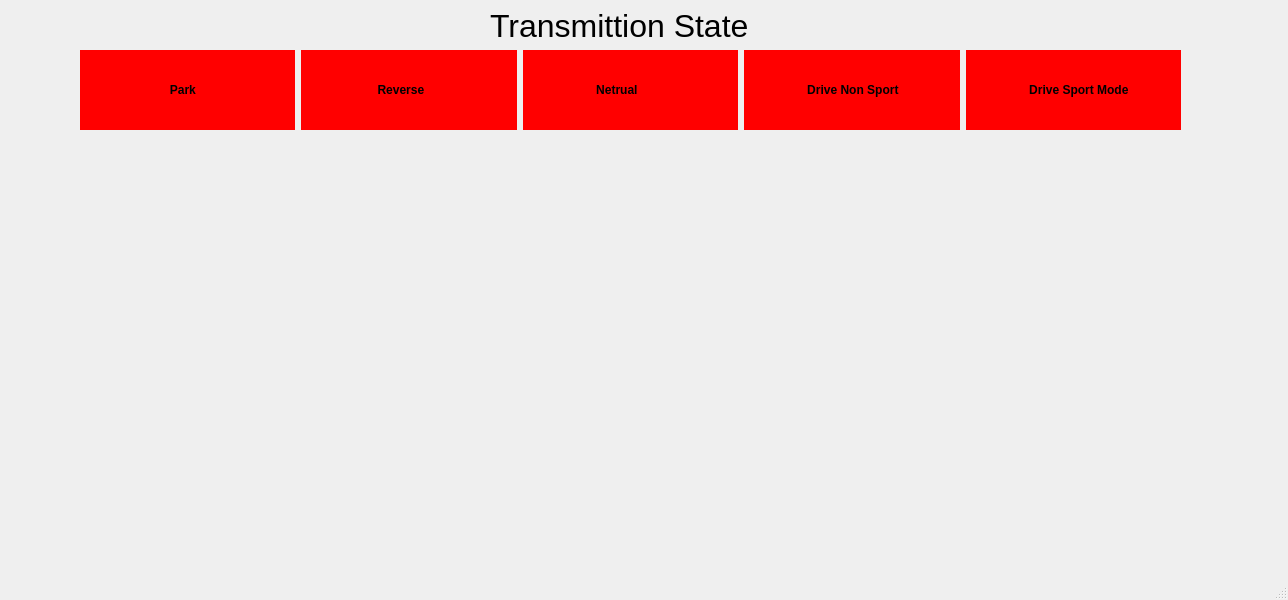
<?xml version="1.0" encoding="UTF-8"?>
<ui version="4.0">
 <class>MainWindow</class>
 <widget class="QMainWindow" name="MainWindow">
  <property name="geometry">
   <rect>
    <x>0</x>
    <y>0</y>
    <width>1288</width>
    <height>600</height>
   </rect>
  </property>
  <property name="windowTitle">
   <string>MainWindow</string>
  </property>
  <widget class="QWidget" name="centralwidget">
   <widget class="QWidget" name="horizontalLayoutWidget">
    <property name="geometry">
     <rect>
      <x>80</x>
      <y>50</y>
      <width>1101</width>
      <height>80</height>
     </rect>
    </property>
    <layout class="QHBoxLayout" name="gearLayout">
     <item>
      <widget class="QLabel" name="Park">
       <property name="font">
        <font>
         <weight>75</weight>
         <bold>true</bold>
        </font>
       </property>
       <property name="autoFillBackground">
        <bool>false</bool>
       </property>
       <property name="styleSheet">
        <string notr="true">background:red</string>
       </property>
       <property name="text">
        <string>                           Park</string>
       </property>
      </widget>
     </item>
     <item>
      <widget class="QLabel" name="Reverse">
       <property name="font">
        <font>
         <weight>75</weight>
         <bold>true</bold>
        </font>
       </property>
       <property name="styleSheet">
        <string notr="true">background:red;</string>
       </property>
       <property name="text">
        <string>                       Reverse</string>
       </property>
      </widget>
     </item>
     <item>
      <widget class="QLabel" name="Netrual">
       <property name="font">
        <font>
         <weight>75</weight>
         <bold>true</bold>
        </font>
       </property>
       <property name="styleSheet">
        <string notr="true">background:red;</string>
       </property>
       <property name="text">
        <string>                      Netrual</string>
       </property>
      </widget>
     </item>
     <item>
      <widget class="QLabel" name="Drive">
       <property name="font">
        <font>
         <weight>75</weight>
         <bold>true</bold>
        </font>
       </property>
       <property name="styleSheet">
        <string notr="true">background:red;</string>
       </property>
       <property name="text">
        <string>                   Drive Non Sport</string>
       </property>
      </widget>
     </item>
     <item>
      <widget class="QLabel" name="Sport">
       <property name="font">
        <font>
         <weight>75</weight>
         <bold>true</bold>
        </font>
       </property>
       <property name="styleSheet">
        <string notr="true">background:red;</string>
       </property>
       <property name="text">
        <string>                   Drive Sport Mode</string>
       </property>
      </widget>
     </item>
    </layout>
   </widget>
   <widget class="QLabel" name="label">
    <property name="geometry">
     <rect>
      <x>490</x>
      <y>10</y>
      <width>281</width>
      <height>31</height>
     </rect>
    </property>
    <property name="font">
     <font>
      <pointsize>24</pointsize>
     </font>
    </property>
    <property name="text">
     <string>Transmittion State</string>
    </property>
   </widget>
  </widget>
  <widget class="QMenuBar" name="menubar">
   <property name="geometry">
    <rect>
     <x>0</x>
     <y>0</y>
     <width>1288</width>
     <height>18</height>
    </rect>
   </property>
  </widget>
  <widget class="QStatusBar" name="statusbar"/>
 </widget>
 <resources/>
 <connections/>
</ui>
